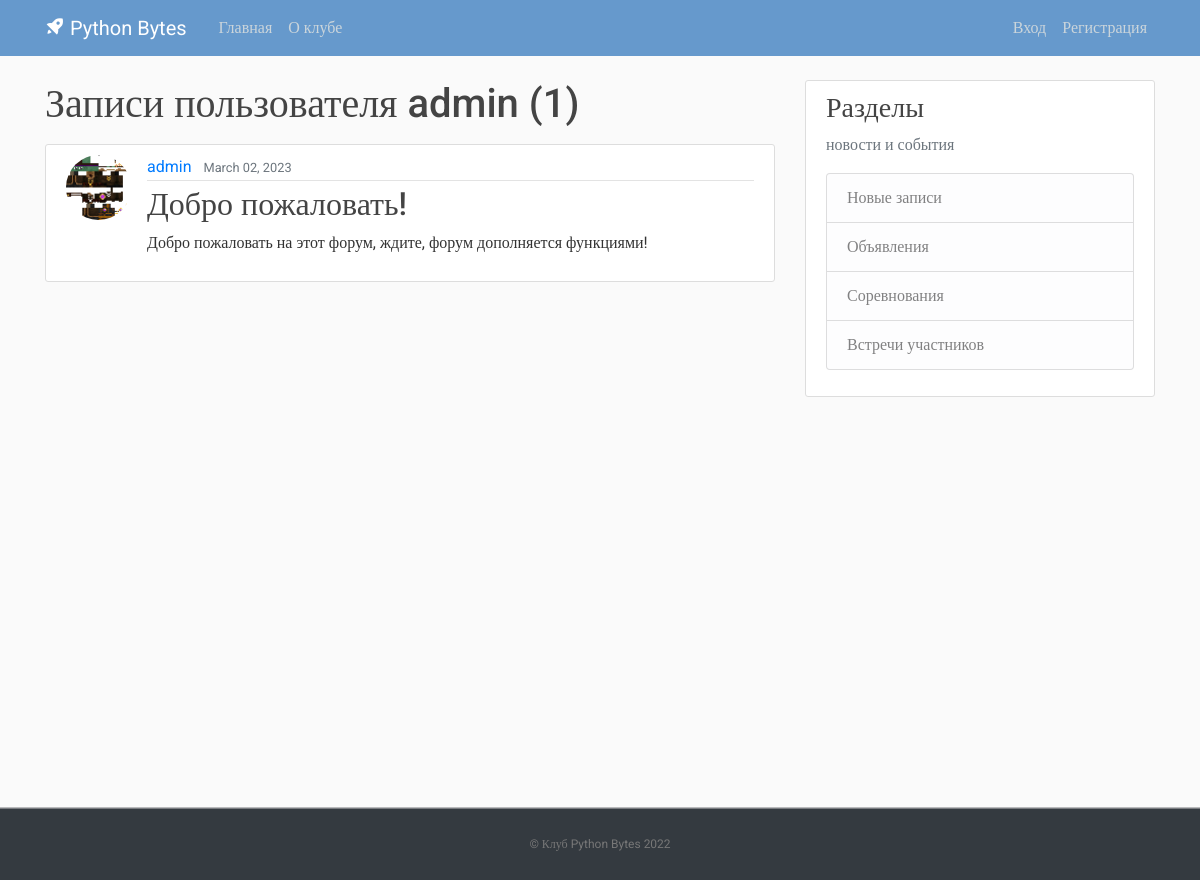
Screenshot of /user/admin with the database file from the repository.
### blog/models.py (models this page shows, shortened)
class Post(models.Model):
    title = models.CharField(max_length=100)
    content = models.TextField()
    date_posted = models.DateTimeField(default=timezone.now)
    author = models.ForeignKey(User, on_delete=models.CASCADE)

### users/models.py (models this page shows, shortened)
class Profile(models.Model):
    user = models.OneToOneField(User, on_delete=models.CASCADE)
    image = models.ImageField(default='default.jpg', upload_to='profile_pics')

### blog/views.py (the view)
# urls.py: path('user/<str:username>', UserPostListView.as_view(), name='user-posts'),
class UserPostListView(ListView):
    model = Post
    template_name = 'blog/user_posts.html'
    context_object_name = 'posts'
    paginate_by = 5
    def get_queryset(self):
        user = get_object_or_404(User, username=self.kwargs.get('username'))
        return Post.objects.filter(author=user).order_by('-date_posted')

### templates/blog/user_posts.html (shortened to what this page needs)
{% extends "blog/base.html" %}
{% block content %}
    <h1 class="mb-3">Записи пользователя {{ view.kwargs.username }} ({{ page_obj.paginator.count }})</h1>
    {% for post in posts %}
        <article class="media content-section">
          <img class="rounded-circle article-img" src="{{ post.author.profile.image.url }}">
          <div class="media-body">
            <div class="article-metadata">
              <a class="mr-2" href="{% url 'user-posts' post.author.username %}">{{ post.author }}</a>
              <small class="text-muted">{{ post.date_posted|date:"F d, Y" }}</small>
            </div>
            <h2><a class="article-title" href="{% url 'post-detail' post.id %}">{{ post.title }}</a></h2>
            <p class="article-content">{{ post.content }}</p>
          </div>
        </article>
    {% endfor %}
{% endblock content %}

### blog/static/blog/main.css (style rules this page uses)
body, html { width:100%; height:100% }
body { margin:0; padding:0; background: #fafafa; color: #333333; margin-top: 5rem; font-family:Roboto; }
h1, h2, h3, h4, h5, h6 { color: #444444; }
.content-section { background: #ffffff; padding: 10px 20px; border: 1px solid #dddddd; border-radius: 3px; margin-bottom: 20px; }
.article-title { color: #444444; }
.article-content { white-space: pre-line; }
.article-img { height: 65px; width: 65px; margin-right: 16px; }
.article-metadata { padding-bottom: 1px; margin-bottom: 4px; border-bottom: 1px solid #e3e3e3 }

### rows the page displays
Post: author.profile.image (picture), author "admin", date_posted "March 02, 2023", title "Добро пожаловать!", content "Добро пожаловать на этот форум, ждите, форум дополняется функциями!"

### other values shown
{{ view.kwargs.username }} "admin"
{{ page_obj.paginator.count }} "1"
